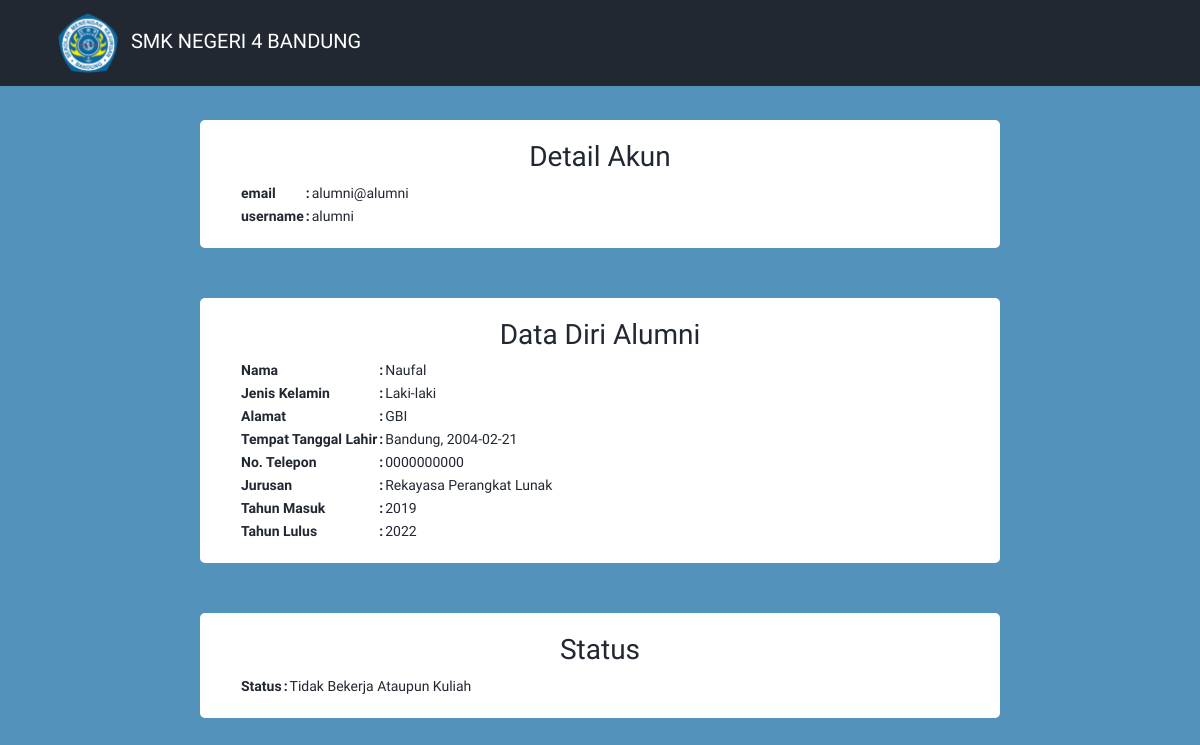
The page /views/v_detail_alumni.php?id_alumni=3 (signed in) on the database its author committed.
### tables this page shows
CREATE TABLE `users` (
  `id_user` int(15) NOT NULL,
  `email` varchar(50) NOT NULL,
  `username` varchar(50) NOT NULL,
  `password` varchar(100) NOT NULL,
  `level` varchar(10) NOT NULL
);

CREATE TABLE `alumni` (
  `id_alumni` int(15) NOT NULL,
  `id_users` int(15) NOT NULL,
  `nama_lengkap` varchar(100) DEFAULT NULL,
  `jenis_kelamin` enum('Laki-laki','Perempuan') DEFAULT NULL,
  `alamat` varchar(100) DEFAULT NULL,
  `tempat_lahir` varchar(100) DEFAULT NULL,
  `tanggal_lahir` date DEFAULT NULL,
  `no_telepon` varchar(15) DEFAULT NULL,
  `jurusan` varchar(100) DEFAULT NULL,
  `tahun_masuk` varchar(10) DEFAULT NULL,
  `tahun_lulus` varchar(10) DEFAULT NULL,
  `no_ijazah` varchar(50) DEFAULT NULL,
  `no_skhun` varchar(50) DEFAULT NULL,
  `status` varchar(50) DEFAULT NULL
);

### views/v_detail_alumni.php (the view, shortened to what this page needs)
<?php
include '../lib/library.php';
if (isset($_GET['id_alumni'])) {
    $id_alumni = $_GET['id_alumni'];
    $sql = "SELECT * FROM alumni WHERE id_alumni = " . $id_alumni;
    $sql1 = "SELECT alumni.id_users, users.email, users.username FROM alumni, users WHERE alumni.id_users = users.id_user AND users.level = 'alumni' ";
    $result = $mysqli->query($sql);
    $result1 = $mysqli -> query($sql1) or die($mysqli->error);
    if ($result->num_rows > 0) {
        $data_alumni = $result->fetch_array();
        $data_user = $result1->fetch_array();
    } else {
        exit("ID Tidak ditemukan.");
    }
}
?>
<!DOCTYPE html>
<html lang="en">
<head>
    <link href="https://cdn.jsdelivr.net/npm/bootstrap@5.1.3/dist/css/bootstrap.min.css" rel="stylesheet">
    <link rel="stylesheet" href="https://cdn.jsdelivr.net/npm/bootstrap-icons@1.7.1/font/bootstrap-icons.css">
    <link rel="stylesheet" href="../styles/main.css">
    <link rel="stylesheet" href="../styles/style.css">
    <link rel="stylesheet" href="../styles/detail.css">
</head>
<body>
    <div class="header">
        <ul class="nav">
            <li class="nav-item navbar-brand">
                <img src="../assets/logo/SMKN4.svg" alt="" width="60" height="60" class="smkn4" colo\\>
                SMK NEGERI 4 BANDUNG
            </li>
        </ul>
    </div>
    <div class="main-container box-form">
        <h3>Detail Akun</h3>
        <table>
            <tr>
                <th>email</th>
                <th>:</th>
                <td><?php echo $data_user['email']; ?></td>
            </tr>
            <tr>
                <th>username</th>
                <th>:</th>
                <td><?php echo $data_user['username']; ?></td>
            </tr>
        </table>
    </div>
    <div class="main-container box-form">
        <h3>Data Diri Alumni</h3>
        <table>
            <tr>
                <th>Nama</th>
                <th>:</th>
                <td><?php echo $data_alumni['nama_lengkap']; ?></td>
            </tr>
            <tr>
                <th>Jenis Kelamin</th>
                <th>:</th>
                <td><?php echo $data_alumni['jenis_kelamin']; ?></td>
            </tr>
            <tr>
                <th>Alamat</th>
                <th>:</th>
                <td><?php echo $data_alumni['alamat']; ?></td>
            </tr>
            <tr>
                <th>Tempat Tanggal Lahir</th>
                <th>:</th>
                <td><?php echo $data_alumni['tempat_lahir']; ?>, <?= $data_alumni['tanggal_lahir'] ?></td>
            </tr>
            <tr>
                <th>No. Telepon</th>
                <th>:</th>
                <td><?php echo $data_alumni['no_telepon']; ?></td>
            </tr>
            <tr>
                <th>Jurusan</th>
                <th>:</th>
                <td><?php echo $data_alumni['jurusan']; ?></td>
            </tr>
            <tr>
                <th>Tahun Masuk</th>
                <th>:</th>
                <td><?php echo $data_alumni['tahun_masuk']; ?></td>
            </tr>
            <tr>
                <th>Tahun Lulus</th>
                <th>:</th>
                <td><?php echo $data_alumni['tahun_lulus']; ?></td>
            </tr>
        </table>
    </div>
    <div class="main-container box-form">
        <h3>Status</h3>
        <table>
            <tr>
                <th>Status</th>
                <th>:</th>
                <td><?php echo $data_alumni['status']; ?></td>
            </tr>
        </table>
    </div>
</body>
</html>

### styles/main.css (style rules this page uses)
* { -ms-overflow-style: none; scrollbar-width: none; scroll-behavior: smooth; box-sizing: border-box; }
body { font-family: 'Sora', sans-serif; background: #5392bb; }

### styles/style.css (style rules this page uses)
* { -ms-overflow-style: none; scrollbar-width: none; scroll-behavior: smooth; box-sizing: border-box; }
body { font-family: Sora, sans-serif; padding-top: 70px; background-color: #5392bb; color: white; margin: 0; font-size: 14px; }
.nav { list-style-type: none; margin: 0; padding: 0; position: fixed; top: 0; left: 0; background-color: #222831; z-index: 10; min-width: 100%; display: flex; padding-left: 50px; justify-content: space-between; }
.smkn4 { margin: 8px; }
.box-form { max-width: 800px; background: white; margin: 50px auto; padding: 20px 40px; color: #222831; border-radius: 5px; }
h3 { text-align: center; }

### styles/detail.css (style rules this page uses)
.nav { list-style-type: none; margin: 0; margin-bottom: 100px; padding: 0; position: fixed; top: 0; left: 0; background-color: #222831; z-index: 10; min-width: 100%; display: flex; padding-left: 50px; justify-content: space-between; }

### rows shown on the page
users: email "alumni@alumni", username "alumni"
alumni: nama_lengkap "Naufal", jenis_kelamin "Laki-laki", alamat "GBI", tempat_lahir "Bandung", tanggal_lahir "2004-02-21", no_telepon "0000000000", jurusan "Rekayasa Perangkat Lunak", tahun_masuk "2019", tahun_lulus "2022", status "Tidak Bekerja Ataupun Kuliah"
